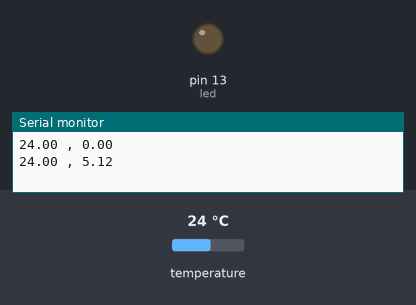
Bench run of a sketch on a simulated Arduino Uno, built with avr-gcc and run on an emulated ATmega328P. Shown: output pins drawn as LEDs (lit = HIGH), the last lines printed to the serial monitor. The inputs (shaded band) are chosen by the test bench; at power-on: temperature 24 °C. Pins used as bus, display or sensor lines are not drawn.

Above: at 3.5 s.
3.6 s: temperature set to 12 °C
At 5.6 s:
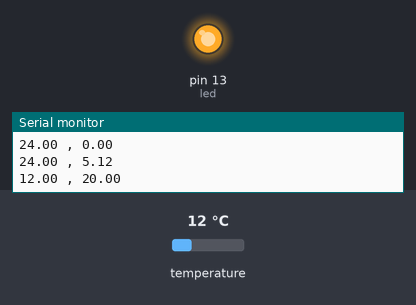
8.5 s: temperature set to 18.3 °C
14.2 s: temperature set to 19.4 °C
19.1 s: temperature set to 19 °C
At 20.1 s:
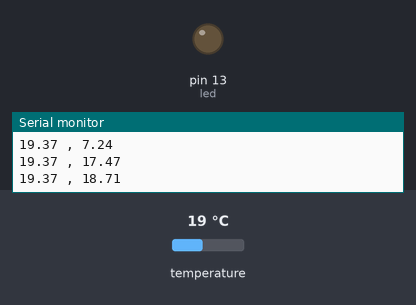
Timing chart, 0 to 22.6 s (numbered marks = the images above; inputs shaded):
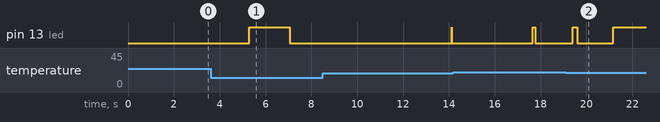

The sketch:

main.ino
```cpp
#include <PID_v1.h>
#include <OneWire.h>
#include <DallasTemperature.h>
#define pinData 2                                                   // Pin donde se conectará el pin de datos.
#define SSR 6
#define led 13
#define tiempoCiclo 1000
double Setpoint, Input, Output;                                     // Define Variables
double Kp=10, Ki=3, Kd=400;                                         // Especifica parametros iniciales
float temperatura=0;

unsigned long respuestaUltimaTemperatura = 0;
unsigned long lastPIDCalculation = 0;
float prevTemperature = -9999.0;

PID myPID(&Input, &Output, &Setpoint, Kp, Ki, Kd, DIRECT);
OneWire ourWire(pinData);                                           // Pin como bus para la comunicación OneWire
DallasTemperature sensors(&ourWire);                                //Se instancia la librería DallasTemperature

void setup()
{
  Setpoint = 40.0;                                                 // initialize the variables we're linked to
  myPID.SetOutputLimits(0, tiempoCiclo);
  myPID.SetSampleTime(tiempoCiclo);
  myPID.SetMode(AUTOMATIC);
  Serial.begin(115200);                                             // Aranca comunicacion serie
  pinMode(SSR, OUTPUT);
  digitalWrite(SSR, LOW);
   pinMode(led, OUTPUT);
  digitalWrite(led, LOW);
  sensors.begin();                                                // arranca librerias
}

void loop()
{

 if (millis() - respuestaUltimaTemperatura >= tiempoCiclo) {
    temperatura = sensors.getTempCByIndex(0);
    Input = (double)temperatura;

    myPID.Compute();
    lastPIDCalculation = millis();
     Serial.print(temperatura);
     Serial.print(" , ");
     Serial.println(Output/50);
    sensors.requestTemperatures();
    respuestaUltimaTemperatura = millis();
 }
 control();
}

void control() {

    if ((millis() <= (lastPIDCalculation + Output)) || (Output == tiempoCiclo)) {
    // Power on:
    digitalWrite(SSR, HIGH);
    digitalWrite(led, HIGH);
  } else {
    // Power off:
    digitalWrite(SSR, LOW);
    digitalWrite(led, LOW);
  }

//  delay(10);


}
```

Measured:
- after the input at 3.6 s, pin 13 (led): LOW → HIGH after 1.7 s, → LOW 1.8 s later
- after the input at 19.1 s, pin 13 (led): goes on until 21.2 s, then stays HIGH
